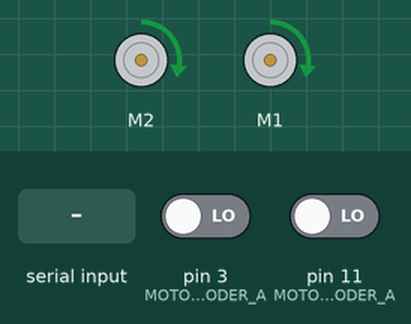
A sketch run on a simulated Arduino Uno, built with avr-gcc and run on an emulated ATmega328P. Parts: 2 × DC motor (green arrow = forward, orange = backward, longer = faster). The inputs (shaded band) are chosen by the test bench; at power-on: pin 3 (MOTOR_L_ENCODER_A) LOW, pin 11 (MOTOR_R_ENCODER_A) LOW. What the sketch prints to the serial monitor is not drawn.

Above: at 1.2 s.
1.3 s: "90 45\n" received over Serial
At 2.0 s:
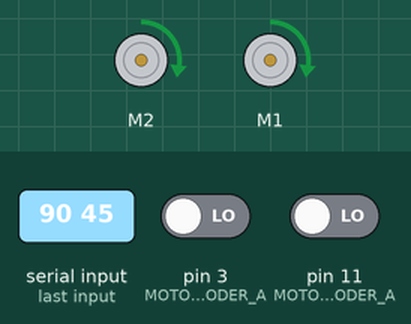
2.9 s: "1 90 45\n" received over Serial
At 4.0 s:
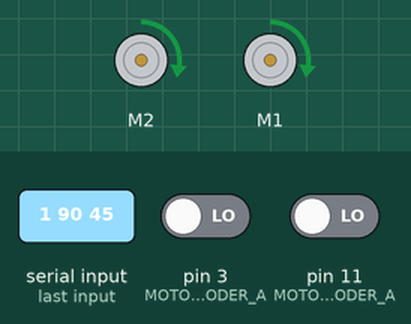
4.5 s: "s90\n" received over Serial
At 5.1 s:
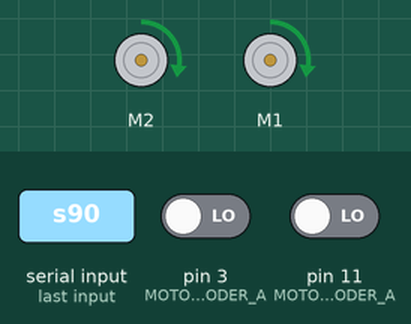
6.1 s: "30 150\n" received over Serial
At 7.1 s:
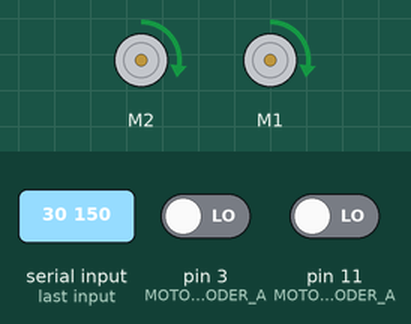
Timing chart, 0 to 8.7 s (numbered marks = the images above; inputs shaded):
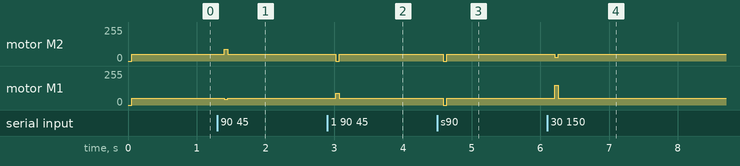

The sketch:

motor_test.ino
```cpp
#include "DualVNH5019MotorShield.h"
#include <PinChangeInt.h>
#include <PID_v1.h>

#define MOTOR_L_ENCODER_A 3
#define MOTOR_L_ENCODER_B 5
#define MOTOR_L_SPEED 9
#define MOTOR_L_DIR_F 2
#define MOTOR_L_DIR_B 4

#define MOTOR_R_ENCODER_A 11
#define MOTOR_R_ENCODER_B 13
#define MOTOR_R_DIR_F 8
#define MOTOR_R_DIR_B 7
#define MOTOR_R_SPEED 10

DualVNH5019MotorShield md;

int  motorLPrevAccmEncoderCount = 0;  //Previous accumulated encoder's ticks count of left motor
int  motorLAccmEncoderCount = 0;      //Accumulated encoder's ticks count of left motor
int  motorLNetEncoderCount = 0;       //Net encoder's ticks count of left motor
double  motorLDistInitPt = 0;            //Initial check point of left motor's encoder's ticks
double  motorLDistChkPt = 0;             //Final distance/encoder check point of left motor

int  motorRPrevAccmEncoderCount = 0;  //Previous accumulated encoder's ticks count of right motor
int  motorRAccmEncoderCount = 0;      //Accumulated encoder's ticks count of right motor
int  motorRNetEncoderCount = 0;       //Net encoder's ticks count of right motor
double  motorRDistInitPt = 0;            //Initial check point of right motor's encoder's ticks
double  motorRDistChkPt = 0;             //Final distance/encoder check point of right motor

double  motorLSpeed = 0;                 //Rotation speed of left motor
double  targetLSpeed = 0;                //Target speed of left motor
double  motorLPWM = 0;                   //PWM (0 - 255) of left motor

double  motorRSpeed = 0;                 //Rotation speed of right motor
double  targetRSpeed = 0;                //Target speed of right motor
double  motorRPWM = 0;                   //PWM (0 - 255) of right motor

double  motorAccmEncoderCount = 0;       //Average accumulated encoder's ticks count of both motor
double  motorDistChkPt = 100;              //Final estimated travelled distance/encoder check point of both motors
double  targetMotorSpeed = 0;            //Target speed should be achieved by both motors

unsigned long prevTime = 0;              //Previous timestamp checked for motors' speeds
unsigned long currTime = 0;              //Current timestamp

/******************** PID ********************/
/*** Short distance (10cm) PID ***/
//PID motorLPID(&motorLAccmEncoderCount, &motorLSpeed, &motorDistChkPt, 0.19, 0.0100, 0.050, DIRECT);  //PID of left motor
//PID motorRPID(&motorRAccmEncoderCount, &motorRSpeed, &motorDistChkPt, 0.19, 0.0085, 0.050, DIRECT);  //PID of right motor

/*** Long distance PID ***/
//PID     motorLPID(&motorLAccmEncoderCount, &motorLSpeed, &motorDistChkPt, 0.170, 0.0055, 0.01, DIRECT);  //PID of left motor
//PID     motorRPID(&motorRAccmEncoderCount, &motorRSpeed, &motorDistChkPt, 0.175, 0.0095, 0.01, DIRECT);  //PID of right motor

//PID that controls the speed of left motor with respect to the check point
//PID     motorLPID(&motorLAccmEncoderCount, &motorLSpeed, &motorDistChkPt, 0.13, 0, 0, DIRECT);
//PID that controls the speed of right motor with respect to the speed of left motor
//PID     motorRPID(&motorRAccmEncoderCount, &motorRSpeed, &motorLAccmEncoderCount, 6.0, 5.5, 0.001, DIRECT);

PID     motorSpeedPID(&motorAccmEncoderCount, &targetMotorSpeed, &motorDistChkPt, 0.001, 0, 0, DIRECT);  //PID for calculating target speed
PID     motorLPID(&motorLSpeed, &motorLPWM, &targetLSpeed, 80, 1835, 1, DIRECT);  //PID that controls the PWM of left motor
PID     motorRPID(&motorRSpeed, &motorRPWM, &targetRSpeed, 78, 1865, 1, DIRECT);  //PID that controls the PWM of right motor
/******************** END ********************/

/******************* Flags *******************/
boolean sense = true;       //Allow sensors to sense and transmit data
boolean motorLRun = false;  //Allow left motor to run (based on the command given)
boolean motorRRun = false;  //Allow right motor to run (based on the command given)
/******************** END ********************/

/************** Decoded Command **************/
byte    mode = B0;          //Map exploration mode = 0, Shortest path travelling mode = 1
byte    start = B0;         //Start = 1, Stop = 0
byte    dir = B00;          //Forward = 00, Left = 01, Right = 10, Backward = 11
int     travelDist = 300;     //Distance (in ticks count) required to be travelled by the motor
int     angle = 0;          //Turning angle instructed
/******************** END ********************/

String inputString = "";

boolean stringComplete = false;  // whether the string is complete

int lspeed = 0;
int rspeed = 0;

void setup(){
  Serial.begin(9600);

  inputString.reserve(20);

  pinMode(MOTOR_L_ENCODER_A, INPUT);
  pinMode(MOTOR_L_ENCODER_B, INPUT);
  pinMode(MOTOR_R_ENCODER_A, INPUT);
  pinMode(MOTOR_R_ENCODER_B, INPUT);

  /********** PID  Configurations **********/
  motorSpeedPID.SetMode(AUTOMATIC);
  motorLPID.SetMode(AUTOMATIC);
  motorRPID.SetMode(AUTOMATIC);
  motorSpeedPID.SetOutputLimits(0.15, 0.73);
  motorLPID.SetOutputLimits(80, 255);
  motorRPID.SetOutputLimits(82, 255);
  motorSpeedPID.SetSampleTime(50);
  motorLPID.SetSampleTime(50);
  motorRPID.SetSampleTime(50);
  /****************** END ******************/

  md.init();

  PCintPort::attachInterrupt(MOTOR_L_ENCODER_A, &motorLISR, RISING);  //Attach left motor encoder interrupt pin to the ISR
  PCintPort::attachInterrupt(MOTOR_R_ENCODER_A, &motorRISR, RISING);  //Attach right motor encoder interrupt pin to the ISR

}


int count = 0;

void loop(){
  controlRobot();
  Serial.print(motorLNetEncoderCount);
  Serial.print(" ");
  Serial.print(motorRNetEncoderCount);
  Serial.print(" ");
  Serial.print(motorLSpeed);
  Serial.print(" ");
  Serial.println(motorRSpeed);
  targetLSpeed = targetMotorSpeed;
  targetRSpeed = targetMotorSpeed;
  motorSpeedPID.Compute();
  for(int i = 0; i < 10; i++){
    robotMoveForward();
  }


  // print the string when a newline arrives:
  if (stringComplete) {
    Serial.print("// Received: ");
    Serial.println(inputString);
    int index = inputString.indexOf(' ');
    if(index != -1){
      lspeed = inputString.substring(0, index).toInt()*400/255.0;
      rspeed = inputString.substring(index + 1).toInt()*400/255.0;
    }

    if(inputString.charAt(0) == 's'){
      lspeed = 0;
      rspeed = 0;
    };

    md.setM2Speed(lspeed);
    md.setM1Speed(rspeed);
    // clear the string:
    inputString = "";
    stringComplete = false;
  }

}

/*
  SerialEvent occurs whenever a new data comes in the
 hardware serial RX.  This routine is run between each
 time loop() runs, so using delay inside loop can delay
 response.  Multiple bytes of data may be available.
 */
void serialEvent() {
  while (Serial.available()) {
    // get the new byte:
    char inChar = (char)Serial.read();
    Serial.println(inChar);
    // add it to the inputString:
    inputString += inChar;
    // if the incoming character is a newline, set a flag
    // so the main loop can do something about it:
    if (inChar == '\n') {
      stringComplete = true;
    }
  }
}


void configMove() {    //Configure the variable settings for the next movement
  if(dir == 0x00 || dir == 0x03) {       //Calculate target distance required to move forward/backward
    travelDist = travelDist * 1.02;      //Increase the travel distance by 2%, due to slipping wheels
    motorLDistChkPt = motorLDistChkPt + travelDist;
    motorRDistChkPt = motorRDistChkPt + travelDist;
    motorDistChkPt = motorDistChkPt + travelDist;
  }
  else if(dir == 0x01 || dir == 0x02) {  //Calculate target distance for turning left/right
    motorLPrevAccmEncoderCount = 0;
    motorLAccmEncoderCount = 0;
    motorLDistChkPt = 0;

    motorRPrevAccmEncoderCount = 0;
    motorRAccmEncoderCount = 0;
    motorRDistChkPt = 0;

    motorAccmEncoderCount = 0;
    motorDistChkPt = 0;

    travelDist = (401 / 90.0) * angle;
    motorLDistChkPt = motorLDistChkPt + travelDist;
    motorRDistChkPt = motorRDistChkPt + travelDist;
    motorDistChkPt = motorDistChkPt + travelDist;
  }

  motorLDistInitPt = motorLAccmEncoderCount;  //Set initial encoder ticks count before moving
  motorRDistInitPt = motorRAccmEncoderCount;  //Set initial encoder ticks count before moving

  if(travelDist >= 1492) {  //Travel distance longer than 50cm
    motorLPID.SetTunings(80, 1600, 1);
    motorRPID.SetTunings(75, 1600, 1);
  }
  else {
    motorLPID.SetTunings(80, 1835, 1);
    motorRPID.SetTunings(78, 1865, 1);
  }

  motorLRun = true;  //Allow left motor to run
  motorRRun = true;  //Allow right motor to run
  sense = true;      //Allow sensors to read and transmit data to Serial Port
}

void robotMoveForward() {  //Move the robot forward for certain distance
  //Check whether left motor has reached the target distance
  if(motorLAccmEncoderCount < motorDistChkPt) {
    md.setM2Speed(motorLPWM);
  }
  else {
    md.setM2Speed(0);
    motorLRun = false;
  }

  //Check whether right motor has reached the target distance
  if(motorRAccmEncoderCount < motorDistChkPt) {
    md.setM1Speed(motorRPWM);
  }
  else {
    md.setM1Speed(0);
    motorRRun = false;
  }
}

void robotTurnLeft() {     //Turn the robot to left for certain angle
  //Check whether left motor has reached the target distance
  if(motorLAccmEncoderCount < motorDistChkPt) {
    md.setM2Speed(motorLPWM);
  }
  else {
    md.setM2Speed(0);
    motorLRun = false;
  }

  //Check whether right motor has reached the target distance
  if(motorRAccmEncoderCount < motorDistChkPt) {
    md.setM1Speed(motorRPWM);
  }
  else {
    md.setM1Speed(0);
    motorRRun = false;
  }

}

void controlRobot() {       //Control the motors based on the command and PWM values given

  currTime = millis() + 1;  //Current time since the start of execution. Plus 1 to avoid divide by 0.

  motorAccmEncoderCount = (motorLAccmEncoderCount + motorRAccmEncoderCount) / 2;
  motorLSpeed = ((double)(motorLAccmEncoderCount - motorLPrevAccmEncoderCount)) / (currTime - prevTime);
  motorRSpeed = ((double)(motorRAccmEncoderCount - motorRPrevAccmEncoderCount)) / (currTime - prevTime);
  prevTime = currTime;
  motorLPrevAccmEncoderCount = motorLAccmEncoderCount;
  motorRPrevAccmEncoderCount = motorRAccmEncoderCount;


  //int motorLTravelDist = motorLDistChkPt - motorLDistInitPt;
  //int motorRTravelDist = motorRDistChkPt - motorRDistInitPt;
  //int motorTravelDist = (motorLTravelDist + motorRTravelDist) / 2;

  /*** PID for short travelling distance, typically less than 50cm ***/
  //motorLSpeed = map(motorLAccmEncoderCount, motorLDistInitPt+(motorLTravelDist*0), motorLDistInitPt+(motorLTravelDist*0.50), 255, 46);
  //motorRSpeed = map(motorRAccmEncoderCount, motorRDistInitPt+(motorRTravelDist*0), motorRDistInitPt+(motorRTravelDist*0.50), 255, 54);

  /*** PID for long travelling distance, typically more than 50cm ***/
  //motorLSpeed = map(motorLAccmEncoderCount, motorLDistInitPt+(motorLTravelDist*0.75), motorLDistInitPt+(motorLTravelDist*0.90), 255, 46);
  //motorRSpeed = map(motorRAccmEncoderCount, motorRDistInitPt+(motorRTravelDist*0.75), motorRDistInitPt+(motorRTravelDist*0.90), 255, 54);

  /*** PID that dynamically changes motor speed based on travelling distance to setpoint distance ***/
  //motorLSpeed = map(motorLAccmEncoderCount, motorLDistInitPt+(motorLTravelDist*0.75), motorLDistInitPt+(motorLTravelDist*0.90), 255*(motorLTravelDist/1350.0), 46);
  //motorRSpeed = map(motorRAccmEncoderCount, motorRDistInitPt+(motorRTravelDist*0.75), motorRDistInitPt+(motorRTravelDist*0.90), 255*(motorRTravelDist/1200.0), 54);

  /*** PID that enforces left motor and right motor to travel the same amount of total distance ***/
  //motorLSpeed = map(motorLAccmEncoderCount, motorLDistInitPt+(motorTravelDist*0.75), motorLDistInitPt+(motorTravelDist*0.90), 255*(motorTravelDist/1350.0), 46);
  //motorRSpeed = map(motorRAccmEncoderCount, motorRDistInitPt+(motorTravelDist*0.75), motorRDistInitPt+(motorTravelDist*0.90), 255*(motorTravelDist/1200.0), 54);

  //motorLSpeed = constrain(motorLSpeed, 46, min(255, 255*(motorTravelDist/1350.0)));
  //motorRSpeed = constrain(motorRSpeed, 54, min(255, 255*(motorTravelDist/1200.0)));

  /*** PID that uses Arduino PID Library ***/
  //computePID();             //Set the PID tunings of both motors, to align the robot back to the straight line
  delay(50);
}


void motorLISR() {    //ISR for left motor encoder interrupt
  motorLAccmEncoderCount++;

  if(digitalRead(MOTOR_L_ENCODER_A) == HIGH) {  //Low-to-high edge on channel A
    //Check channel B to see which way the motor is turning
    if (digitalRead(MOTOR_L_ENCODER_B) == LOW) {
      motorLNetEncoderCount++;      //Motor is turning forward (clockwise)
    }
    else motorLNetEncoderCount--;   //Motor is moving backward (anti-clockwise)
  }
  else {  //High-to-low edge on channel A
    //Check channel B to see which way encoder is turning
    if (digitalRead(MOTOR_L_ENCODER_B) == HIGH) {
      motorLNetEncoderCount++;      //Motor is turning forward (clockwise)
    }
    else motorLNetEncoderCount--;   //Motor is moving backward (anti-clockwise)
  }
}

void motorRISR() {    //ISR for right motor encoder interrupt
  motorRAccmEncoderCount++;

  if(digitalRead(MOTOR_R_ENCODER_A) == HIGH) {  //Low-to-high edge on channel A
    //Check channel B to see which way the motor is turning
    if (digitalRead(MOTOR_R_ENCODER_B) == HIGH) {
      motorRNetEncoderCount++;      //Motor is turning forward (clockwise)
    }
    else motorRNetEncoderCount--;   //Motor is moving backward (anti-clockwise)
  }
  else {  //High-to-low edge on channel A
    //Check channel B to see which way encoder is turning
    if (digitalRead(MOTOR_R_ENCODER_B) == LOW) {
      motorRNetEncoderCount++;      //Motor is turning forward (clockwise)
    }
    else motorRNetEncoderCount--;   //Motor is moving backward (anti-clockwise)
  }
}
```

Measured:
- after the input at 1.3 s, motor M2: forward 51/255 → forward 89/255 after 0.10 s, → forward 51/255 0.05 s later; motor M1: forward 52/255 → forward 44/255 after 0.10 s, → forward 52/255 0.05 s later
- after the input at 2.9 s, motor M2: forward 51/255 → stopped after 0.12 s, → forward 51/255 0.05 s later; motor M1: forward 52/255 → forward 89/255 after 0.12 s, → forward 52/255 0.05 s later
- after the input at 4.5 s, motor M2: forward 51/255 → stopped after 0.09 s, → forward 51/255 0.05 s later; motor M1: forward 52/255 → stopped after 0.09 s, → forward 52/255 0.05 s later
- after the input at 6.1 s, motor M2: forward 51/255 → forward 29/255 after 0.11 s, → forward 51/255 0.05 s later; motor M1: forward 52/255 → forward 149/255 after 0.11 s, → forward 52/255 0.05 s later
